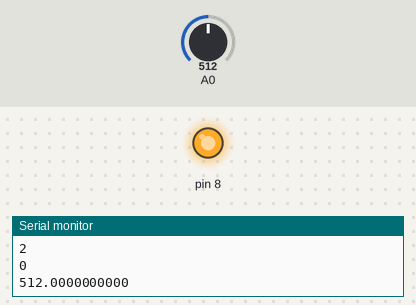
Recording of a sketch running on a simulated Arduino Uno, built with avr-gcc and run on an emulated ATmega328P. On the bench: output pins drawn as LEDs (lit = HIGH), the last lines printed to the serial monitor. The inputs (shaded band) are chosen by the test bench; at power-on: A0 = 512.

Above: at 1.2 s.
1.3 s: A0 set to 489
At 1.8 s:
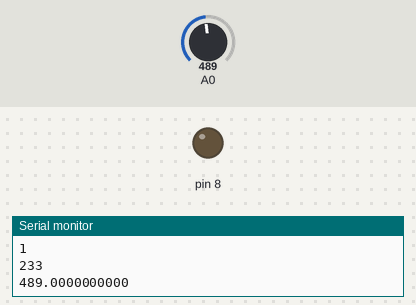
2.9 s: A0 set to 510
At 3.8 s:
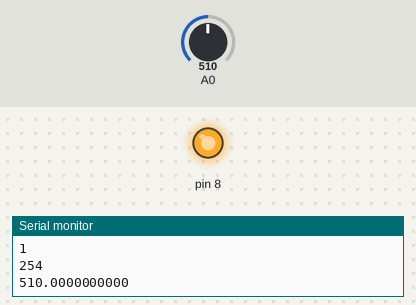
4.4 s: A0 set to 490
At 5.8 s:
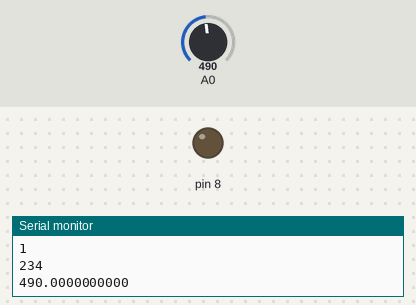
Timing chart, 0 to 7.4 s (numbered marks = the images above; inputs shaded):
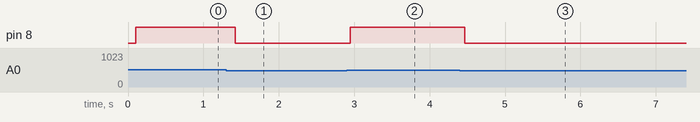

The sketch:

_simple10.ino
```cpp
/*
  Analog to Digital Converter - Register Level

  Tennessee Technological University
  Tristan Hill - Jan 11, 2016

*/
//#include <avr/io.h>

double val;

// the setup function runs once when you press reset or power the board
void setup() {
  // initialize digital pin 13 as an output.
  // pinMode(13, OUTPUT);
  DDRB = DDRB | 00000001;  // sets Arduino pins 2 to 3 as outputs
  //DDRE = B00000000;

  // setup analog to digital converter
  //ADMUX |= (1 << REFS0); // Set ADC reference to AVCC (used ext AREF instead)
  //ADMUX |= (1 << ADLAR); // Left adjust ADC result to allow easy 8 bit reading
  // No MUX values needed to be changed to use ADC0

  ADCSRA |= (1 << ADPS2) | (1 << ADPS1) | (1 << ADPS0); // Set ADC prescalar to 128 - 125KHz sample rate @ 16MHz
  //ADCSRA |= (1 << ADFR);  // Set ADC to Free-Running Mode (ADFR not defined in this scope, use ADATE instead)
  ADCSRA |= (1 << ADATE); // Enable auto trigger
  ADCSRA |= (1 << ADEN);  // Enable ADC
  ADCSRA |= (1 << ADSC);  // Start A2D Conversions

  // select auto trigger mode
  //ADCSRB |=(1<<ADTS2)|(1<<ADTS1)|(1<<ADTS0)

  // setup serail monitior
  Serial.begin(9600);          //  setup serial

}

// the loop function runs over and over again forever
void loop() {


  PORTB=PORTB|B00000001;

  val=ADCH*256+ADCL;

  if (val<500){
    PORTB=PORTB&111111110;
  }


  //Serial.println(val);
  //Serial.println("test2");
  //(500);

  Serial.print(ADCH,DEC);
  Serial.print('\n');
  Serial.print(ADCL,DEC);
  Serial.print('\n');
  Serial.print(val,DEC);
  Serial.print('\n');
  delay(100);
}
```

Measured:
- the behaviour switches between 500 and 499 on A0 (found by bisection; images 0 and 1)
- after the input at 1.3 s, pin 8: HIGH → LOW after 0.12 s
- after the input at 2.9 s, pin 8: LOW → HIGH at once
- after the input at 4.4 s, pin 8: HIGH → LOW after 0.07 s
